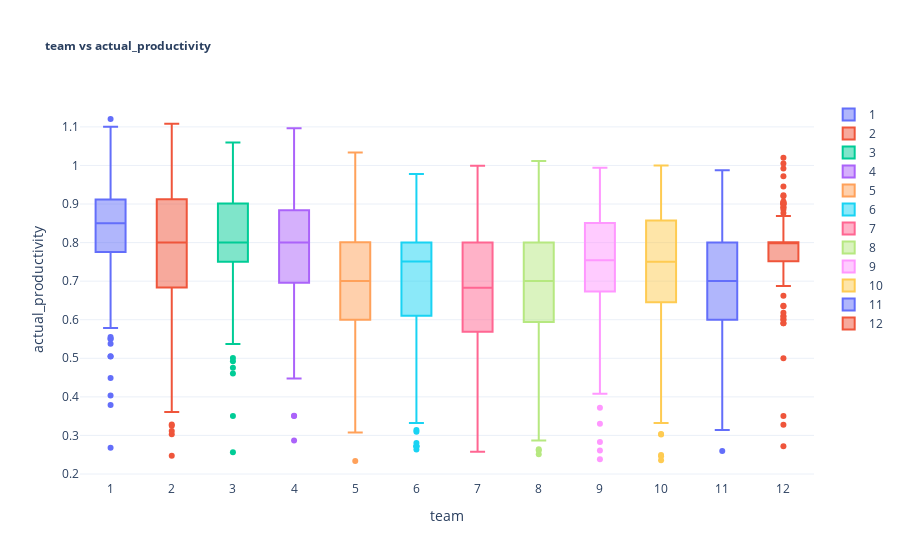

The code cell stored with this chart in its notebook:
### Code cell
fig = go.Figure()
teams = sorted(df['team'].unique())
for team in teams:
    fig.add_trace(go.Box(y=df[df['team'] == team]['actual_productivity'], name=str(team)))
fig.update_layout(
    title=dict(
        text=f'<b>team vs actual_productivity</b>',
        font=dict(size=12)
    ),template='plotly_white'
)
fig.update_xaxes(title_text='team')
fig.update_yaxes(title_text='actual_productivity')
fig.show()
